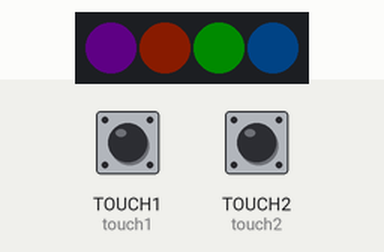
Recording of a program running on a simulated CircuitPython board. On the bench: 4 RGB LEDs in strip order, left to right. The test bench sets the inputs (shaded band); at power-on: TOUCH2 (touch2) LOW, TOUCH1 (touch1) LOW. Dim RGB values are drawn brighter than linear; touch pads read as touched when driven HIGH.

Above: at 1.25 s.
1.3 s: TOUCH2 (touch2) pulled HIGH for 0.15 s
At 1.9 s:
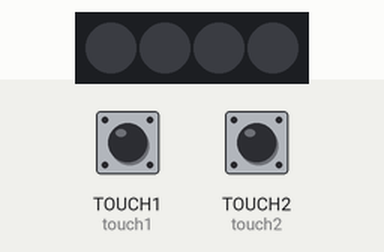
2.9 s: TOUCH1 (touch1) pulled HIGH for 0.15 s
At 3.09 s:
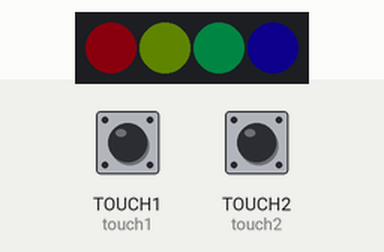
6.0 s: TOUCH1 (touch1) pulled HIGH for 1 s
At 7.29 s:
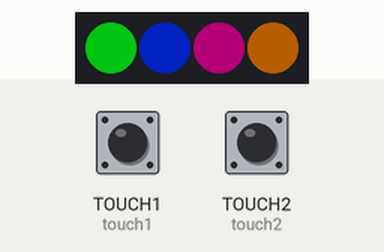
10.0 s: TOUCH2 (touch2) pulled HIGH for 1 s
At 10.3 s:
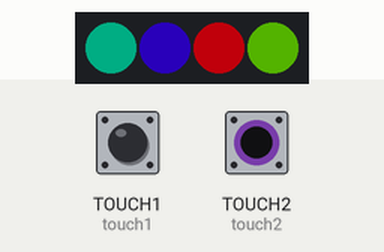
13.0 s: TOUCH2 (touch2) pulled HIGH for 3.2 s
At 14.4 s:
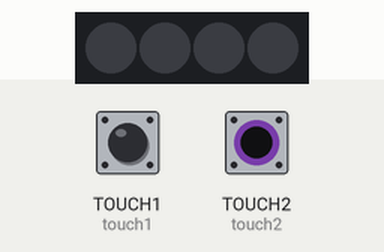
Timing chart, 0 to 16.0 s (numbered marks = the images above; inputs shaded):
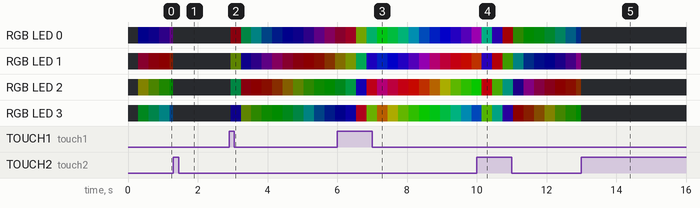

The program:

rainbow.py
```python
# program for Adafruit Trinkey
# shows rainbow cycling on all LEDs, brightness changes on touching either pad

# TODO:
# potentially add gamma correction with fancyled or manually calculated gamma

import time
import board
import touchio
import neopixel

from rainbowio import colorwheel

touch1 = touchio.TouchIn(board.TOUCH1)
touch2 = touchio.TouchIn(board.TOUCH2)

pixels = neopixel.NeoPixel(board.NEOPIXEL, 4, auto_write=False, brightness = 0.05)

def rainbow(color_index):
    for led in range(4):
        pixel_index = (led * 256 // 4) + color_index
        pixels[led] = colorwheel(pixel_index & 255)
    pixels.show()

touched = time.monotonic()
color = 0

while True:
    last_time = time.monotonic()
    color = color + 1
    if color > 255:
        color = 0

    rainbow(color)

    if time.monotonic() - touched < 0.15:
        continue
    if touch1.value:
        # Touch pad 1 to increase the brightness.
        pixels.brightness += 0.05
        pixels.show()
        touched = time.monotonic()
    elif touch2.value:
        # Touch pad 2 to decrease the brightness.
        pixels.brightness -= 0.05
        pixels.show()

        touched = time.monotonic()
```

Measured:
- after the input at 2.9 s, RGB LED 0: off → RGB(10, 0, 1) at once, → RGB(0, 8, 4) 0.30 s later, → RGB(0, 6, 6) 0.30 s later, → RGB(0, 4, 8) 0.30 s later, … (11 changes in this stretch); RGB LED 1: off → RGB(5, 7, 0) at once, → RGB(1, 0, 11) 0.30 s later, → RGB(3, 0, 9) 0.30 s later, → RGB(5, 0, 7) 0.30 s later, … (11 changes in this stretch)
